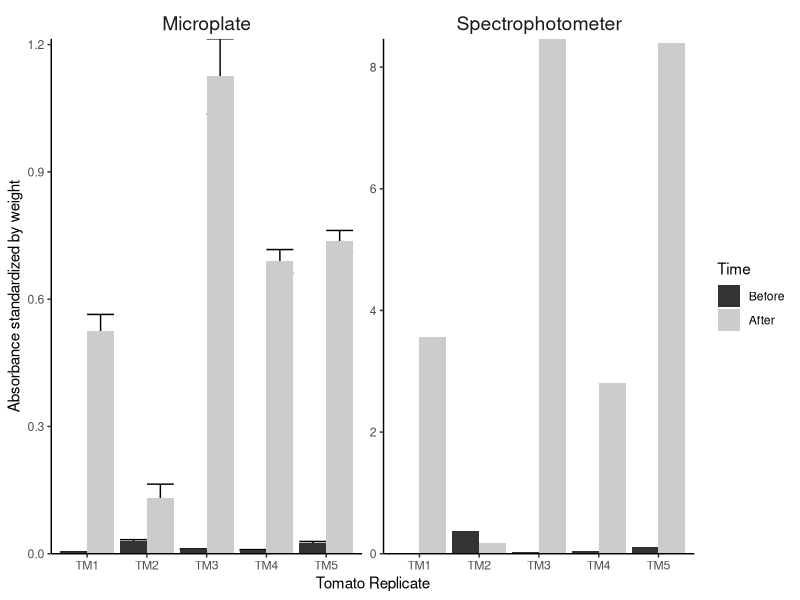
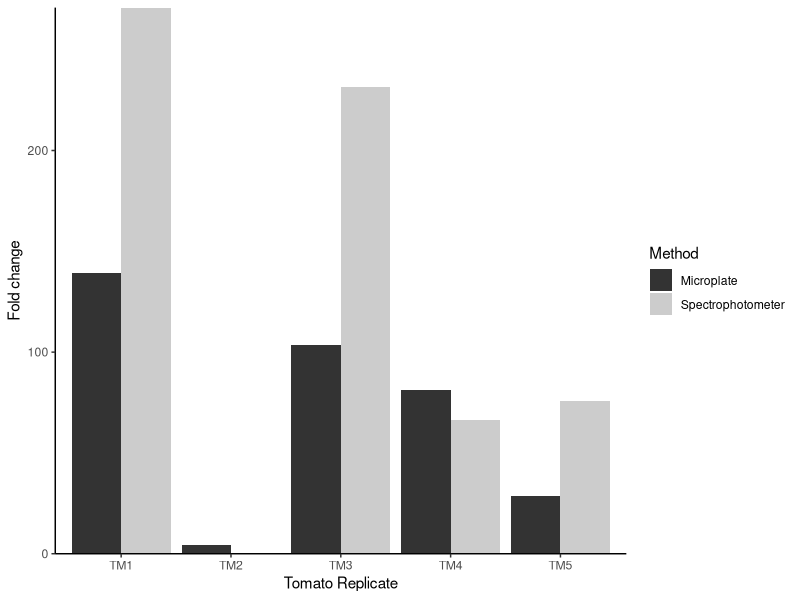
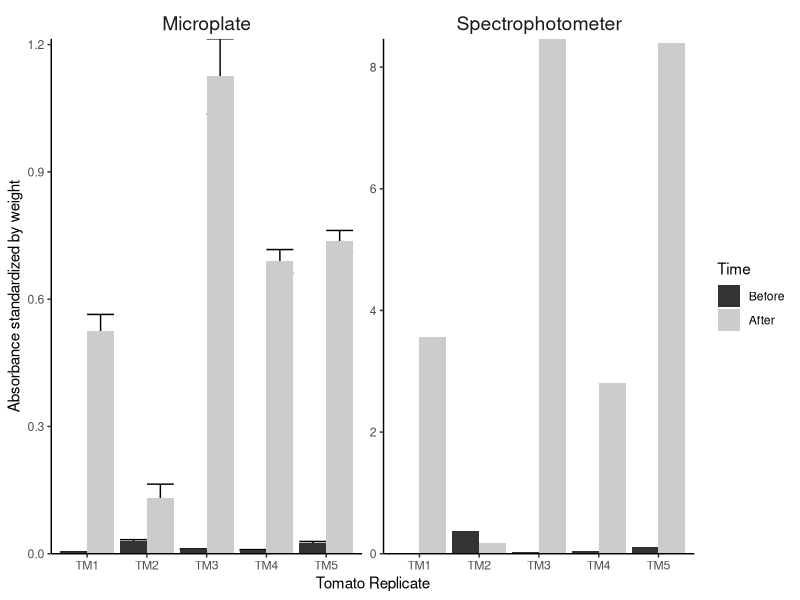
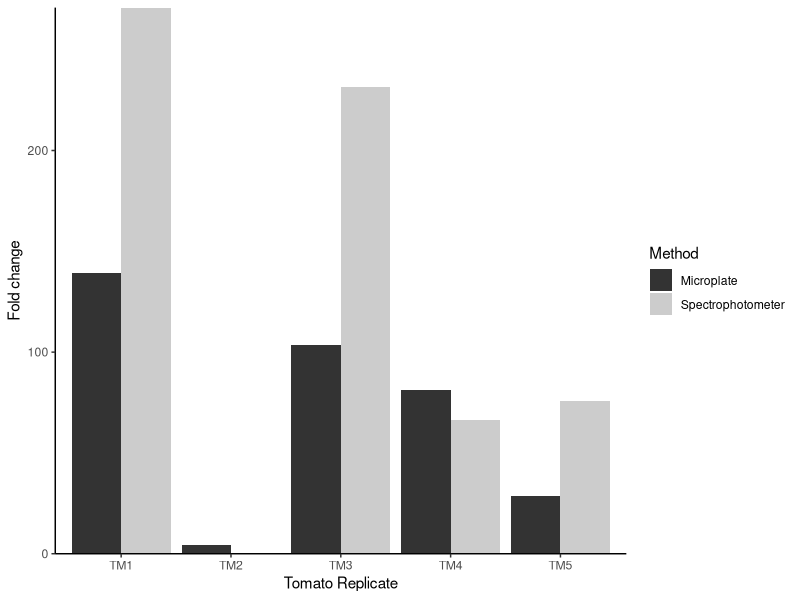

The R script that drew these images, in order:
# Packages
library(ggplot2)
library(plyr)
library(reshape2)

setwd("~/Documents/Friesen lab/Enzymes copy/Methods_Paper/Peroxidase/")

POD_data <- read.csv("Micro_Spec_Combo_3Feb2017.csv")
POD_data$Time <- factor(POD_data$Time, levels = c("Before", "After"))

# Shawna
ggplot(POD_data, aes(Tomato, StdAbs, fill = Time)) + geom_errorbar(aes(ymin = StdAbs- StdDev, ymax = StdAbs +StdDev), position = "dodge") + geom_bar(stat = "identity", position = "dodge") + facet_wrap(~ Method, scales = "free_y") + theme_classic() + scale_y_continuous(expand = c(0, 0)) + theme(strip.background = element_rect(colour = "white"), strip.text.x = element_text(size = 14)) + scale_fill_grey() +labs(x = "Tomato Replicate", y = "Absorbance standardized by weight") 
ggsave(file = "Microplate_Spec_Raw_Comp-March_30_2017.pdf")

POD_wide <- dcast(POD_data, Tomato + Method ~ Time, value.var = "StdAbs")
POD_wide$fold <- POD_wide$After/POD_wide$Before

ggplot(POD_wide, aes(Tomato, fold, fill = Method)) + geom_bar(stat = "identity", position = "dodge") + theme_classic() + scale_fill_grey() + scale_y_continuous(expand = c(0,0)) + labs(x = "Tomato Replicate", y = "Fold change")
ggsave(file = "Microplate_Spec_Fold_Comp-3Feb2017.pdf")
